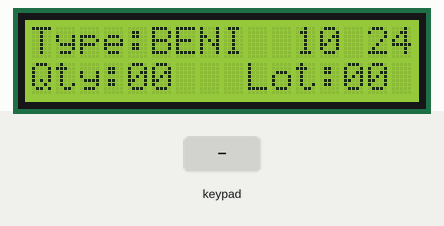
Bench run of a sketch on a simulated Arduino Uno, built with avr-gcc and run on an emulated ATmega328P. Shown: 16×2 character LCD. The inputs (shaded band) are chosen by the test bench. The local clock reads 2024-03-15 10:24:30 at power-on unless the sketch sets it.

Above: at 1.2 s.
1.3 s: key 'A' pressed
At 3.4 s:
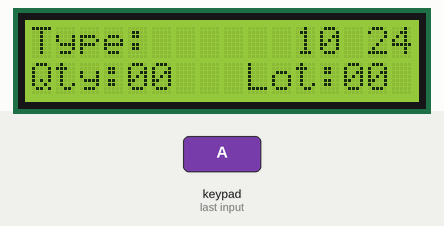
4.3 s: keypad keys 2 3 4 5 pressed 0.4 s apart
At 4.6 s:
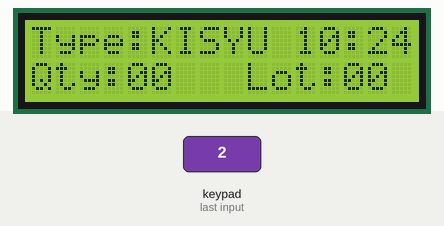
7.4 s: key '2' pressed
At 9.5 s:
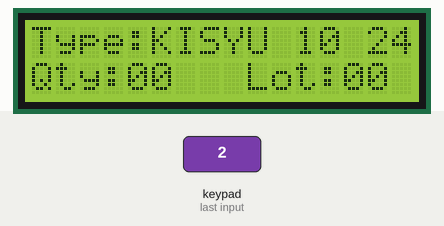
10.4 s: keypad keys 1 3 9 7 pressed 0.4 s apart
At 11.6 s:
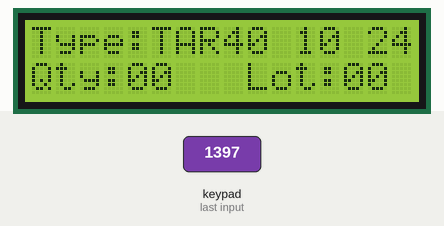
13.5 s: key '1' pressed
At 14.89 s:
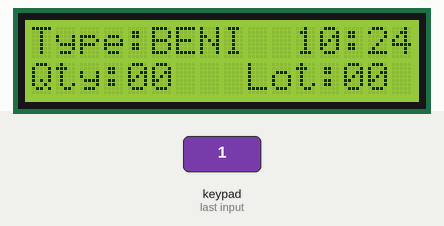
16.5 s: key '3' pressed
At 16.9 s:
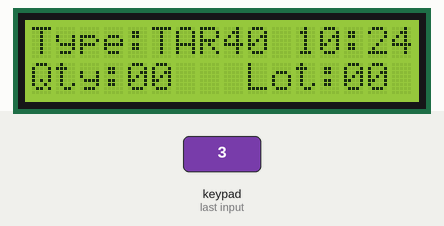
Timing chart, 0 to 19.5 s (numbered marks = the images above; inputs shaded):
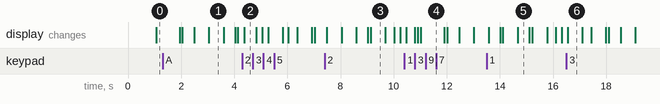

The sketch:

lcd_rtc_key_orig.ino
```cpp
#include <Wire.h>
#include <LiquidCrystal_I2C.h>
#include <Adafruit_Keypad.h>
#include <RTClib.h>

/* ========== LCD ========== */
LiquidCrystal_I2C lcd(0x27, 16, 2);              // ★ 適宜変更

/* ========== Keypad ========== */
#define ROWS 4
#define COLS 4
char keys[ROWS][COLS] = {
  {'1','2','3','A'},
  {'4','5','6','B'},
  {'7','8','9','C'},
  {'*','0','#','D'}
};
uint8_t rowPins[ROWS] = {2, 3, 4, 5};            // ★ 配線に合わせる
uint8_t colPins[COLS] = {6, 7, 8, 9};
Adafruit_Keypad keypad(makeKeymap(keys), rowPins, colPins, ROWS, COLS);

/* ========== データ ========== */
const char* varNames[] = { "BENI", "BENI", "KISYU", "TAR40" };
const uint8_t VAR_CNT = sizeof(varNames)/sizeof(varNames[0]);

int confirmedIdx = 0, pendingIdx = -1;
int confirmedNumB = 0, pendingNumB = 0;   // VAL
int confirmedNumC = 0, pendingNumC = 0;   // CNT

/* ========== RTC ========== */
RTC_DS3231 rtc;

/* ========== 状態 ========== */
enum State { IDLE, SELECT_VAR, EDIT_VAL, EDIT_CNT };
State state = IDLE;

/* ========== 点滅制御 ========== */
const uint16_t BLINK_MS = 500;
unsigned long  blinkTimer = 0;
bool           blinkOn    = true;

/* ========== 表示位置 ========== */
const uint8_t COL_VAL = 0;   // 「VAL:xx」の開始列
const uint8_t COL_CNT = 9;   // 「CNT:yy」の開始列：間に 3 つ半角スペースを挿入

/* -------------------------------------------------- */
void setup() {
  lcd.init();  lcd.backlight();
  printVariable();    // 1 行目
  printVAL();         // 2 行目前半
  printCNT();         // 2 行目後半
  keypad.begin();
  Wire.begin();

  if (!rtc.begin()) {
    lcd.print("RTC not found.");
    while (1);
  }

  if (rtc.lostPower()) {
    lcd.print("RTC lost power.");

    rtc.adjust(DateTime(F(__DATE__), F(__TIME__)));
  }
}

void loop() {
  handleKeys();
  handleBlink();

  DateTime now = rtc.now();

  lcd.setCursor(11, 0);
  print2digits(now.hour());

  if (now.second() % 2 == 0) {
    lcd.print(":");
  } else {
    lcd.print(" ");
  }

  lcd.setCursor(14,0);
  print2digits(now.minute());

  delay(100);
}

void print2digits(int number) {
  if (number < 10) {
    lcd.print("0");
  }
  lcd.print(number);
}

/* ========== キー処理 ========== */
void handleKeys() {
  keypad.tick();
  while (keypad.available()) {
    keypadEvent e = keypad.read();
    if (e.bit.EVENT != KEY_JUST_PRESSED) continue;
    char k = (char)e.bit.KEY;

    /* ---------- A : 変数選択 ---------- */
    if (k == 'A') {
      if (state == IDLE) {
        state = SELECT_VAR;
        pendingIdx = confirmedIdx;
        startBlink();
      } else if (state == SELECT_VAR) {
        confirmedIdx = pendingIdx;
        state = IDLE;
        printVariable();
      }
    }

    /* ---------- B : VAL 編集 ---------- */
    else if (k == 'B') {
      if (state == IDLE) {
        state = EDIT_VAL;
        pendingNumB = confirmedNumB;
        startBlink();
      } else if (state == EDIT_VAL) {
        confirmedNumB = pendingNumB;
        state = IDLE;
        printVAL();
      }
    }

    /* ---------- C : CNT 編集 ---------- */
    else if (k == 'C') {
      if (state == IDLE) {
        state = EDIT_CNT;
        pendingNumC = confirmedNumC;
        startBlink();
      } else if (state == EDIT_CNT) {
        confirmedNumC = pendingNumC;
        state = IDLE;
        printCNT();
      }
    }

    /* ---------- 数字キー ---------- */
    else if (k >= '0' && k <= '9') {
      int d = k - '0';
      if (state == SELECT_VAR) {
        if (d < VAR_CNT) { pendingIdx = d; printVariable(); }
      } else if (state == EDIT_VAL) {
        pendingNumB = (pendingNumB * 10 + d) % 100;
        printVAL();
      } else if (state == EDIT_CNT) {
        pendingNumC = (pendingNumC * 10 + d) % 100;
        printCNT();
      }
    }
  }
}

/* ========== 点滅処理 ========== */
void handleBlink() {
  if (state == IDLE) return;
  if (millis() - blinkTimer < BLINK_MS) return;

  blinkTimer = millis();
  blinkOn = !blinkOn;

  if (state == SELECT_VAR) {
    blinkOn ? printVariable() : clearVariable();
  }
  else if (state == EDIT_VAL) {
    blinkOn ? printVAL() : clearVAL();
  }
  else if (state == EDIT_CNT) {
    blinkOn ? printCNT() : clearCNT();
  }
}

/* ========== 表示ヘルパ ==========
   – 1 行目、VAL 部分、CNT 部分を独立して上書き／クリアする  */
void printVariable() {
  lcd.setCursor(0, 0);
  lcd.print("Type:");
  lcd.setCursor(5, 0);
  lcd.print(varNames[(state==SELECT_VAR)?pendingIdx:confirmedIdx]);
}
void clearVariable() { lcd.setCursor(5,0); lcd.print("      "); }

/* ----------- VAL ------------- */
void printVAL() {
  lcd.setCursor(COL_VAL, 1);
  int v = (state==EDIT_VAL)?pendingNumB:confirmedNumB;
  lcd.print("Qty:");
  lcd.print(v < 10 ? "0" : "");
  lcd.print(v);
}
void clearVAL() {
  lcd.setCursor(4,1);
  lcd.print("  ");          // 「VAL:xx」と同じ 6 文字を空白で
}

/* ----------- CNT ------------- */
void printCNT() {
  lcd.setCursor(COL_CNT, 1);
  int c = (state==EDIT_CNT)?pendingNumC:confirmedNumC;
  lcd.print("Lot:");
  lcd.print(c < 10 ? "0" : "");
  lcd.print(c);
}
void clearCNT() {
  lcd.setCursor(13,1);
  lcd.print("  ");          // 同上
}

/* ----------- 共通 ----------- */
void startBlink() { blinkTimer = millis(); blinkOn = true; }
```

Measured:
- after the input at 1.3 s, the display: changes after 0.65 s (image 1)
- after the input at 4.3 s, the display: changes after 0.08 s (image 2)
- after the input at 7.4 s, the display: first differs from a run without the input after 0.64 s (image 3 shows a later state)
- after the input at 10.4 s, the display: first changes after 0.07 s (image 4 shows a later state)
- after the input at 13.5 s, the display: first changes after 0.08 s (image 5 shows a later state)
- after the input at 16.5 s, the display: changes after 0.06 s (image 6)
- what the display in image 1 shows lasts 0.6 s, from 3.0 s to 3.6 s
